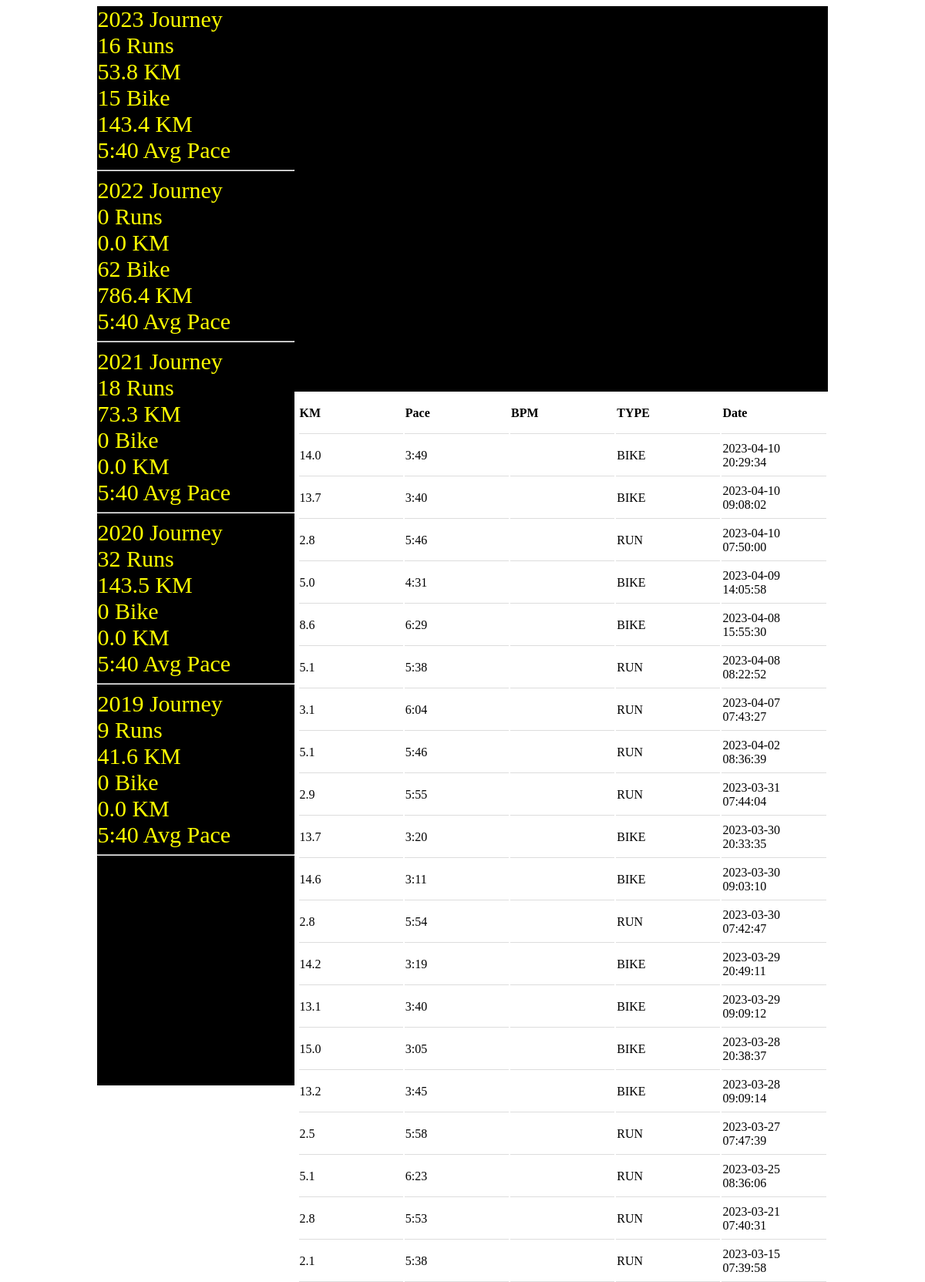
The page / (upper part) on the database its author committed.
### tables this page shows
CREATE TABLE activities (
	run_id INTEGER NOT NULL, 
	name VARCHAR, 
	distance FLOAT, 
	moving_time DATETIME, 
	elapsed_time DATETIME, 
	type VARCHAR, 
	start_date VARCHAR, 
	start_date_local VARCHAR, 
	location_country VARCHAR, 
	summary_polyline VARCHAR, 
	average_heartrate FLOAT, 
	average_speed FLOAT, 
	PRIMARY KEY (run_id)
);

### scripts/app.py (the view)
@app.route('/')
def index():
    data = g.data
    print(data[:3])
    print(data.columns)
    data["year"] = data["Date"].apply(lambda x: x[:4])
    years = sorted(data["year"].unique(), reverse=True)
    summary_data = []
    for year in years:
        tmp = dict()
        cur_year_data = data[data["year"] == year]
        tmp["year"] = year
        tmp["runs"] = cur_year_data[cur_year_data["TYPE"] == "RUN"].shape[0]
        tmp["run_km"] = round(cur_year_data[cur_year_data["TYPE"] == "RUN"]["KM"].sum(), 2)
        tmp["rides"] = cur_year_data[cur_year_data["TYPE"] == "BIKE"].shape[0]
        tmp["ride_km"] = round(cur_year_data[cur_year_data["TYPE"] == "BIKE"]["KM"].sum(), 2)
        summary_data.append(tmp)
    print(summary_data)
    return render_template('index.html', table_data=g.table_data, data=summary_data)

### scripts/template/index.html (shortened to what this page needs)
<!DOCTYPE html>
<html>
<head>
    <link rel="stylesheet" href="{{ url_for('static', filename='css/style.css') }}">
</head>
<body>
    <div id="container">
        <div id="text">
            {% for row in data %}
                <div class="year">{{ row['year'] }} Journey</div>
                <div class="year">{{ row['runs'] }} Runs</div>
                <div class="year">{{ row['run_km'] }} KM</div>
                <div class="year">{{ row['rides'] }} Bike</div>
                <div class="year">{{ row['ride_km'] }} KM</div>
                <div class="year">5:40 Avg Pace</div>
                <hr style="color: red;">
            {% endfor %}
        </div>
        <div id="map-table">
            <div id="map"></div>
        </div>
    </div>
    <div id="table">
        <table>
            <thead>
                <tr>
                    <th>KM</th>
                    <th>Pace</th>
                    <th>BPM</th>
                    <th>TYPE</th>
                    <th>Date</th>
                </tr>
            </thead>
            <tbody>
                {% for row in table_data %}
                    <tr data-id="{{ row['id'] }}" onclick="window.scrollTo(0,0)">
                        <td>{{ row['KM'] }}</td>
                        <td>{{ row['Pace'] }}</td>
                        <td>{{ row['BPM'] }}</td>
                        <td>{{ row['TYPE'] }}</td>
                        <td>{{ row['Date'] }}</td>
                    </tr>
                {% endfor %}
            </tbody>
        </table>
    </div>
</body>
</html>

### scripts/static/css/style.css (style rules this page uses)
#container { margin-left: 10%; margin-right: 10%; height: 500px; background-color: black; display: flex; flex-direction: row; }
#text { width: 350px; height: 1400px; background-color: black; margin-right: 0px; }
#map-table { width: 100%; display: flex; flex-direction: column; }
#map { width: 100%; height: 500px; }
#table { margin-left: calc(15% + 200px); margin-right: 10%; }
th, td { width: 20%; height: 50px; text-align: left; border-bottom: 1px solid #ddd; }
.year { color: yellow; font-size: 30px; }

### rows shown on the page
activities: KM "14.0", Pace "3:49", TYPE "BIKE", Date "2023-04-10 20:29:34"
activities: KM "13.7", Pace "3:40", TYPE "BIKE", Date "2023-04-10 09:08:02"
activities: KM "2.8", Pace "5:46", TYPE "RUN", Date "2023-04-10 07:50:00"
activities: KM "5.0", Pace "4:31", TYPE "BIKE", Date "2023-04-09 14:05:58"
activities: KM "8.6", Pace "6:29", TYPE "BIKE", Date "2023-04-08 15:55:30"
activities: KM "5.1", Pace "5:38", TYPE "RUN", Date "2023-04-08 08:22:52"
activities: KM "3.1", Pace "6:04", TYPE "RUN", Date "2023-04-07 07:43:27"
activities: KM "5.1", Pace "5:46", TYPE "RUN", Date "2023-04-02 08:36:39"
activities: KM "2.9", Pace "5:55", TYPE "RUN", Date "2023-03-31 07:44:04"
activities: KM "13.7", Pace "3:20", TYPE "BIKE", Date "2023-03-30 20:33:35"
activities: KM "14.6", Pace "3:11", TYPE "BIKE", Date "2023-03-30 09:03:10"
activities: KM "2.8", Pace "5:54", TYPE "RUN", Date "2023-03-30 07:42:47"
activities: KM "14.2", Pace "3:19", TYPE "BIKE", Date "2023-03-29 20:49:11"
activities: KM "13.1", Pace "3:40", TYPE "BIKE", Date "2023-03-29 09:09:12"
activities: KM "15.0", Pace "3:05", TYPE "BIKE", Date "2023-03-28 20:38:37"
activities: KM "13.2", Pace "3:45", TYPE "BIKE", Date "2023-03-28 09:09:14"
activities: KM "2.5", Pace "5:58", TYPE "RUN", Date "2023-03-27 07:47:39"
activities: KM "5.1", Pace "6:23", TYPE "RUN", Date "2023-03-25 08:36:06"
activities: KM "2.8", Pace "5:53", TYPE "RUN", Date "2023-03-21 07:40:31"
activities: KM "2.1", Pace "5:38", TYPE "RUN", Date "2023-03-15 07:39:58"

### other values the page prints
{{ row['year'] }} "2023" "2022" "2021" "2020" "2019"
{{ row['runs'] }} "16" "0" "18" "32" "9"
{{ row['run_km'] }} "53.8" "0.0" "73.3" "143.5" "41.6"
{{ row['rides'] }} "15" "62" "0" "0" "0"
{{ row['ride_km'] }} "143.4" "786.4" "0.0" "0.0" "0.0"
